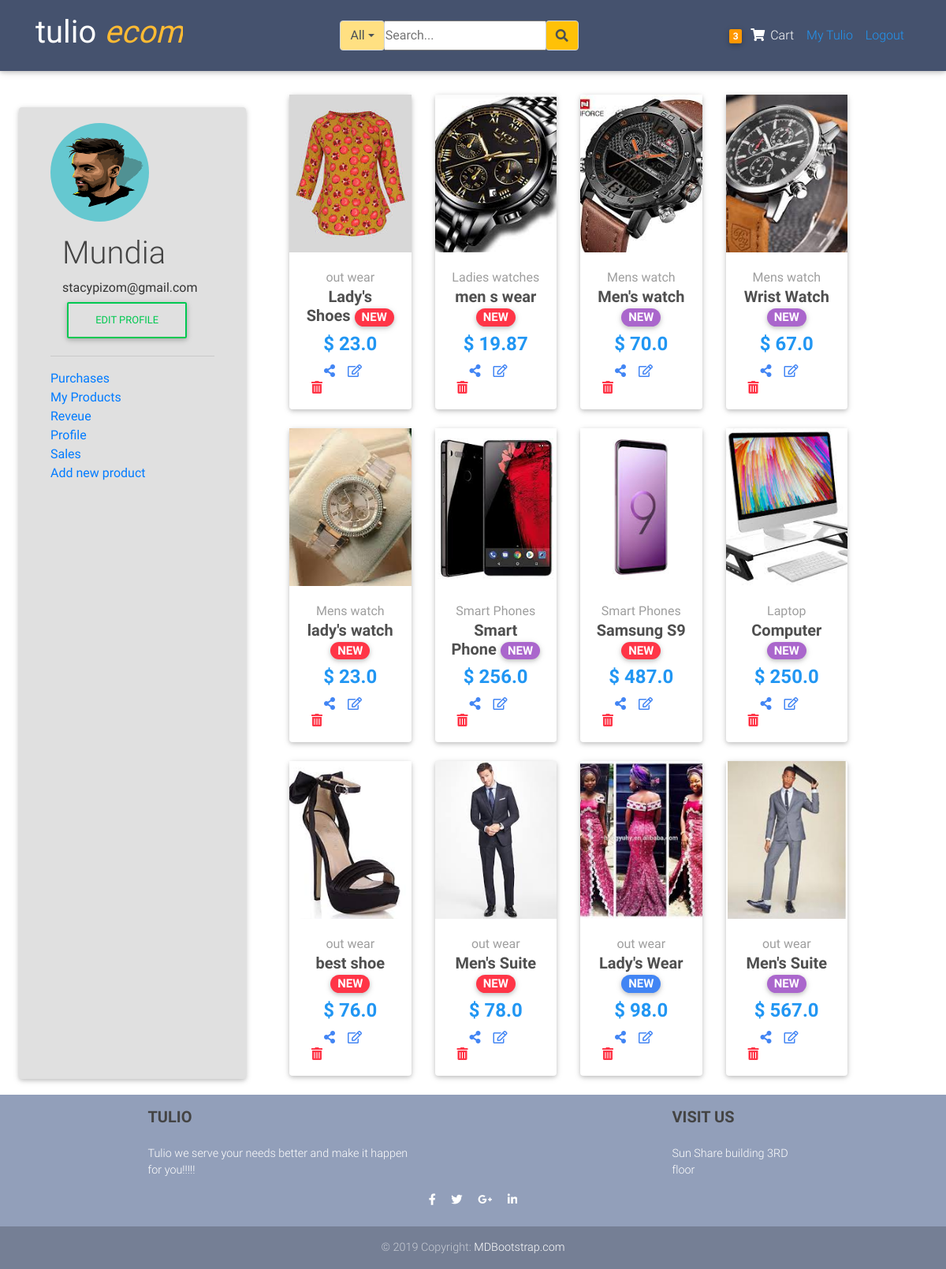
The page /dashboard/ (signed in) on the database its author committed.
### blogs/models.py (models this page shows, shortened)
class Order(models.Model):
	user           = models.ForeignKey(settings.AUTH_USER_MODEL,
	                        on_delete=models.CASCADE)
	items          = models.ManyToManyField(OrderItem)
	start_date     = models.DateTimeField(auto_now_add=True)
	ordered_date   = models.DateTimeField()
	ordered        = models.BooleanField(default=False)
	biling_address = models.ForeignKey("BillingAddress",
		          on_delete=models.SET_NULL, blank=True, null=True)
	payment        = models.ForeignKey("Payment",
		          on_delete=models.SET_NULL, blank=True, null=True)

class Item(models.Model):
	title           = models.CharField(max_length=100)
	price           = models.FloatField()
	discount_price  = models.FloatField(blank=True, null=True)
	category        = models.CharField(choices=CATEGORY_CHOICES, max_length=2)
	label           = models.CharField(choices=LABEL_CHOICES, max_length=2)
	image           = models.ImageField(upload_to='product_pictures')
	slug            = models.SlugField()
	description     = models.TextField()
	owner           = models.ForeignKey(User, on_delete=models.CASCADE)
	date            = models.DateTimeField(auto_now_add=True)
	objects         = ProductManager()
	def get_absolute_url(self):
		return reverse("blogs:products", kwargs={
			'slug': self.slug
			})

### users/models.py (models this page shows, shortened)
class Profile(models.Model):
	user = models.OneToOneField(User, on_delete=models.CASCADE)
	image = models.ImageField(default='account_pic.png', upload_to='profile_pictures')

### blogs/views.py (the view, shortened to what this page needs)
# urls.py: path('dashboard/', DashboardView.as_view(), name='dashboard'),
class DashboardView(LoginRequiredMixin, View):
	def get(self,request, *args, **kwargs):
		profile = Profile.objects.get(user=self.request.user)
		items = Item.objects.filter(owner=self.request.user)
		context={
		'profile':profile,
		'items':items
		}
		return render(request, 'blogs/dashboard.html', context)

### blogs/models.py (called while the page is built)
	def get_queryset(self):
		return ProductQuerySet(self.model, using=self._db)

### blogs/templatetags/cart_item_count.py (called while the page is built)
@register.filter
def cart_count(user):
	if user.is_authenticated:
		query_set = Order.objects.filter(user=user, ordered=False)
		if query_set.exists():
			return query_set[0].items.count()
	return 0

### blogs/templates/blogs/dashboard.html (shortened to what this page needs)
{% extends 'blogs/layout.html'%}
{%block content%}
{% load crispy_forms_tags%}
<div class="row ml-4 mr-4">
		{%include 'blogs/dashboard_side.html'%}
	<div class="col-md-8 row mt-4">
		{% for item in items%}
          <div class="col-lg-3 col-md-6 mb-4">
	            <div class="card">
		              <div class="overlay product-card m-auto">
		                <a href="{{item.get_absolute_url}}">
		                <img src="{{item.image.url}}" class="img_style img-fluid img-responsive"
		                  alt="">
		                </a>
		              </div>
	              <div class="card-body text-center">
		                <a href="" class="grey-text">
		                  <h8>{{item.get_category_display}}</h8>
		                </a>
		                <h5>
		                  <strong>
		                    <a class="dark-grey-text">{{item.title}}
		                      <span class="badge badge-pill {{item.get_label_display}}-color">NEW</span>
		                    </a>
		                  </strong>
		                </h5>
		                <h4 class="font-weight-bold blue-text">
		                  <strong>$
			                   {% if item.discount_price %}
				                  {{item.discount_price}}
				                  {% else %}
				                  {{item.price}}
			                  {%endif%}
		                   </strong>
		                </h4>
		                <div class="row m-auto">
		                	<a class="text-primary ml-4 mr-2" href="{% url 'blogs:update' item.slug%}"><i class="fas fa-share-alt"></i></a>
                            <a class="text-primary mr-2 ml-2" href="{% url 'blogs:update' item.slug%}"><i class="far fa-edit"></i></a>
                            <a class="text-danger ml-2 mr-4" href="{%url 'blogs:delete' item.slug%}"><i class="fas fa-trash-alt float-right"></i></a>
		                </div>
	              </div>
            </div>
          </div>
          {%empty%}
          <div class="content-section">
          	<h1>You do not have any products apploaded yet</h1>
            <h3>You can add items <a href="{% url 'blogs:appload'%}">here</a>
          </div>
          {%endfor%}
	</div>
</div>
{% endblock %}

### blogs/templates/blogs/nav.html
{%load cart_item_count%}
<nav class="navbar fixed-top navbar-expand-lg navbar-dark mdb-color scrolling-navbar">
    <div class="container">
      <a class="navbar-brand waves-effect" href="{%url 'blogs:home' %}" target="_blank">
          <h1>
             <strong class="white-text">tulio <em class="text-warning">ecom</em></strong>
          </h1>
      </a>
  {%include 'blogs/search_bar.html'%}
        <ul class="navbar-nav nav-flex-icons">
          <li>
            <div class="navbar-nav">
                  <li class="nav-item">
                      <a href="{%url 'blogs:order_summary'%}" class="nav-link waves-effect">
                        <span class="badge orange z-depth-1 mr-1"> {{request.user|cart_count}}</span>
                          <i class="fas fa-shopping-cart"></i>
                        <span class="clearfix d-none d-sm-inline-block"> Cart </span>
                      </a>
                  </li>
                {%if request.user.is_authenticated%}
                    <a class="nav-item nav-link blue-text" href="{%url 'blogs:dashboard'%}">My Tulio</a>
                    <a class="nav-item nav-link blue-text" href="{%url 'account_logout' %}">Logout</a>
                {%else%}
                    <a class="nav-item nav-link blue-text" href="{%url 'account_login' %}">Login</a>
                    <a class="nav-item nav-link blue-text" href="{%url 'account_signup'%}">Register</a>
                {%endif%}
            </div>
          </li>
        </ul>
      </div>
  </nav>

### blogs/templates/blogs/dashboard_side.html (shortened to what this page needs)
<div class="content-section side-dashboard col-md-3 bg-light card">
   <div class="">
   	   <img class="rounded-circle account-img" src="{{user.profile.image.url}}">
   	   <div class="col">
   	   	    <h1>{{user.username}}</h1>
   	   		<h9>{{user.email}}</h9>
   	   		<a class="btn btn-outline-success" href="{%url 'profile'%}">Edit Profile</a>
   	   </div>
   </div>
   <hr>
   <ul>
	   	 <li><a href="">Purchases</a></li>
	   	 <li><a href="{%url 'blogs:dashboard'%}">My Products</a></li>
	   	 <li><a href="">Reveue</a></li>
	   	 <li><a href="{% url 'profile'%}">Profile</a></li>
	   	 <li><a href="">Sales</a></li>
	   	 <li><a href="{%url 'blogs:appload'%}">Add new product</a></li>
   </ul>
</div>

### blogs/static/blogs/main.css (style rules this page uses)
* { margin: 0; padding:0; }
body { background: #ffffff; color: #333333; margin-top: 5rem; }
.side-dashboard { background-color: #fafafa; }
ul,li { list-style: none }
h1, h2, h3, h4, h5, h6 { color: #444444; }
.site-header .navbar-nav .nav-link { color: #cbd5db; }
.content-section { background:#ffffff; padding: 20px 40px; margin-bottom: 20px; margin-right: 40px; margin-top:40px }
.account-img { height: 125px; width: 125px; margin-right: 20px; margin-bottom: 16px; }

### blogs/templates/blogs/layout.html (style rules this page uses)
html, body, header, .carousel { height: 60vh; }

### blogs/templates/blogs/dashboard.html (style rules this page uses)
.img_style { height: 200px; width: auto; object-fit: cover; justify-content: center; align-content: center; }

### blogs/templates/blogs/dashboard_side.html (style rules this page uses)
ul { list-style: none; }

### rows shown on the page
Item: image (picture), category "out wear", title "Lady's Shoes", price "23.0"
Item: image (picture), category "Ladies watches", title "men s wear", discount_price "19.87"
Item: image (picture), category "Mens watch", title "Men's watch", discount_price "70.0"
Item: image (picture), category "Mens watch", title "Wrist Watch", discount_price "67.0"
Item: image (picture), category "Mens watch", title "lady's watch", discount_price "23.0"
Item: image (picture), category "Smart Phones", title "Smart Phone", price "256.0"
Item: image (picture), category "Smart Phones", title "Samsung S9", discount_price "487.0"
Item: image (picture), category "Laptop", title "Computer", discount_price "250.0"
Item: image (picture), category "out wear", title "best shoe", price "76.0"
Item: image (picture), category "out wear", title "Men's Suite", price "78.0"
Item: image (picture), category "out wear", title "Lady's Wear", price "98.0"
Item: image (picture), category "out wear", title "Men's Suite", price "567.0"

### other values the page prints
{{ request.user|cart_count }} "3"
{{ user.username }} "Mundia"
{{ user.email }} "stacypizom@gmail.com"
